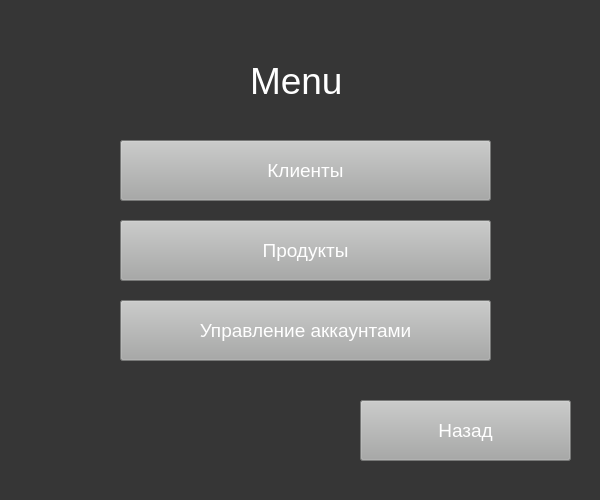
<?xml version="1.0" encoding="UTF-8"?>
<ui version="4.0">
 <class>Form</class>
 <widget class="QWidget" name="Form">
  <property name="geometry">
   <rect>
    <x>0</x>
    <y>0</y>
    <width>600</width>
    <height>500</height>
   </rect>
  </property>
  <property name="windowTitle">
   <string>Form</string>
  </property>
  <property name="styleSheet">
   <string notr="true">background-color: rgb(54,54,54)</string>
  </property>
  <widget class="QPushButton" name="clients_menu">
   <property name="geometry">
    <rect>
     <x>120</x>
     <y>140</y>
     <width>371</width>
     <height>61</height>
    </rect>
   </property>
   <property name="styleSheet">
    <string notr="true">background-color:rgb(167,168,167);
font-size:14pt;
color:rgb(255,255,255)</string>
   </property>
   <property name="text">
    <string>Клиенты</string>
   </property>
  </widget>
  <widget class="QPushButton" name="accounts">
   <property name="geometry">
    <rect>
     <x>120</x>
     <y>300</y>
     <width>371</width>
     <height>61</height>
    </rect>
   </property>
   <property name="styleSheet">
    <string notr="true">background-color:rgb(167,168,167);
font-size:14pt;
color:rgb(255,255,255)</string>
   </property>
   <property name="text">
    <string>Управление аккаунтами</string>
   </property>
  </widget>
  <widget class="QPushButton" name="exit">
   <property name="geometry">
    <rect>
     <x>360</x>
     <y>400</y>
     <width>211</width>
     <height>61</height>
    </rect>
   </property>
   <property name="styleSheet">
    <string notr="true">background-color:rgb(167,168,167);
font-size:14pt;
color:rgb(255,255,255)</string>
   </property>
   <property name="text">
    <string>Назад</string>
   </property>
  </widget>
  <widget class="QLabel" name="label">
   <property name="geometry">
    <rect>
     <x>250</x>
     <y>40</y>
     <width>111</width>
     <height>81</height>
    </rect>
   </property>
   <property name="styleSheet">
    <string notr="true">color:rgb(255,255,255);
font-size:28pt</string>
   </property>
   <property name="text">
    <string>Menu</string>
   </property>
  </widget>
  <widget class="QPushButton" name="products_menu">
   <property name="geometry">
    <rect>
     <x>120</x>
     <y>220</y>
     <width>371</width>
     <height>61</height>
    </rect>
   </property>
   <property name="styleSheet">
    <string notr="true">background-color:rgb(167,168,167);
font-size:14pt;
color:rgb(255,255,255)</string>
   </property>
   <property name="text">
    <string>Продукты</string>
   </property>
  </widget>
 </widget>
 <resources/>
 <connections/>
</ui>
